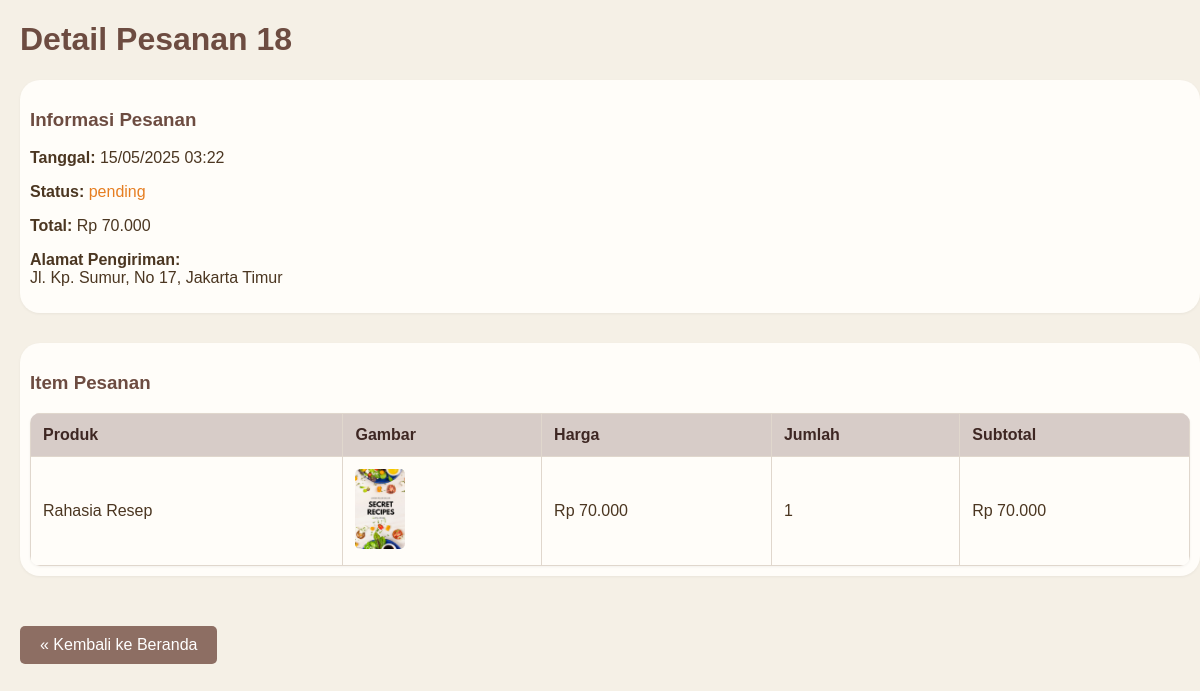
Page /detail_pesanan_user.php?id=18 (signed in) on the committed database.
### tables this page shows
CREATE TABLE `pesanan` (
  `id_pesanan` int(11) NOT NULL,
  `id_user` int(11) NOT NULL,
  `alamat` text NOT NULL,
  `metode_pembayaran` varchar(50) NOT NULL,
  `bukti_transfer` varchar(255) DEFAULT NULL,
  `total` int(11) NOT NULL,
  `status` enum('pending','diproses','dikirim','selesai') DEFAULT 'pending',
  `created_at` timestamp NOT NULL DEFAULT current_timestamp()
);

CREATE TABLE `detail_pesanan` (
  `id_detail` int(11) NOT NULL,
  `id_pesanan` int(11) NOT NULL,
  `id_produk` int(11) NOT NULL,
  `jumlah` int(11) NOT NULL,
  `harga` int(11) NOT NULL
);

CREATE TABLE `produk` (
  `id_produk` int(11) NOT NULL,
  `nama_produk` varchar(100) NOT NULL,
  `id_kategori` int(11) NOT NULL,
  `gambar` varchar(200) NOT NULL,
  `harga` int(11) NOT NULL,
  `deskripsi` text NOT NULL,
  `stok` int(11) NOT NULL
);

### detail_pesanan_user.php (the view, shortened to what this page needs)
<?php
include "config.php";
$id_pesanan = (int)$_GET['id'];
$query_pesanan = mysqli_query($conn, "
    SELECT * FROM pesanan
    WHERE id_pesanan = $id_pesanan
    AND id_user = {$_SESSION['user_id']}
");
$pesanan = mysqli_fetch_assoc($query_pesanan);
$query_items = mysqli_query($conn, "
    SELECT detail_pesanan.*, produk.nama_produk, produk.gambar
    FROM detail_pesanan
    JOIN produk ON detail_pesanan.id_produk = produk.id_produk
    WHERE detail_pesanan.id_pesanan = $id_pesanan
");
?>
<!DOCTYPE html>
<html>
<head>
</head>
<body>
    <h1>Detail Pesanan <?= $pesanan['id_pesanan'] ?></h1>
    <div class="info-section">
        <h3>Informasi Pesanan</h3>
        <p><strong>Tanggal:</strong> <?= date('d/m/Y H:i', strtotime($pesanan['created_at'])) ?></p>
        <p><strong>Status:</strong>
            <span class="status-<?= str_replace('_', '-', $pesanan['status']) ?>">
                <?php
                $status = [
                    'menunggu_verifikasi' => 'Menunggu Verifikasi',
                    'diproses' => 'Diproses',
                    'dikirim' => 'Dikirim',
                    'selesai' => 'Selesai'
                ];
                echo $status[$pesanan['status']] ?? $pesanan['status'];
                ?>
            </span>
        </p>
        <p><strong>Total:</strong> Rp <?= number_format($pesanan['total'], 0, ',', '.') ?></p>
        <p><strong>Alamat Pengiriman:</strong><br><?= nl2br(htmlspecialchars($pesanan['alamat'])) ?></p>
    </div>
    <div class="info-section">
        <h3>Item Pesanan</h3>
        <table>
            <tr>
                <th>Produk</th>
                <th>Gambar</th>
                <th>Harga</th>
                <th>Jumlah</th>
                <th>Subtotal</th>
            </tr>
            <?php while ($item = mysqli_fetch_assoc($query_items)): ?>
                <tr>
                    <td><?= htmlspecialchars($item['nama_produk']) ?></td>
                    <td><img src="admin/uploads/<?= $item['gambar'] ?>" width="50"></td>
                    <td>Rp <?= number_format($item['harga'], 0, ',', '.') ?></td>
                    <td><?= $item['jumlah'] ?></td>
                    <td>Rp <?= number_format($item['harga'] * $item['jumlah'], 0, ',', '.') ?></td>
                </tr>
            <?php endwhile; ?>
        </table>
    </div>
    <a href="index.php">&laquo; Kembali ke Beranda</a>
</body>
</html>

### detail_pesanan_user.php (style rules this page uses)
body { font-family: Arial, sans-serif; background-color: #f5f0e6; color: #4b3621; margin: 20px; }
h1, h3 { color: #6d4c41; }
table { border-collapse: collapse; width: 100%; background-color: #fffdf9; border-radius: 10px; overflow: hidden; box-shadow: 0 1px 3px rgba(0, 0, 0, 0.05); }
th, td { border: 1px solid #e0d7cd; padding: 12px; text-align: left; }
th { background-color: #d7ccc8; color: #3e2723; }
td img { border-radius: 5px; }
.info-section { border-collapse: collapse; width: 100%; background-color: #fffdf9; border-radius: 20px; overflow: hidden; padding: 10px; margin-bottom: 30px; box-shadow: 0 1px 3px rgba(0, 0, 0, 0.05); }
a { display: inline-block; margin-top: 20px; text-decoration: none; background-color: #8d6e63; color: white; padding: 10px 20px; border-radius: 5px; }
.status-pending { color: #e67e22; }

### rows in the picture
pesanan: id_pesanan "18", created_at "15/05/2025 03:22", status "pending", total "70.000", alamat "Jl. Kp. Sumur, No 17, Jakarta Timur"
detail_pesanan: id_produk.nama_produk "Rahasia Resep", id_produk.gambar (picture), harga "70.000", jumlah "1", $item['harga'] * $item['jumlah'] "70.000"
